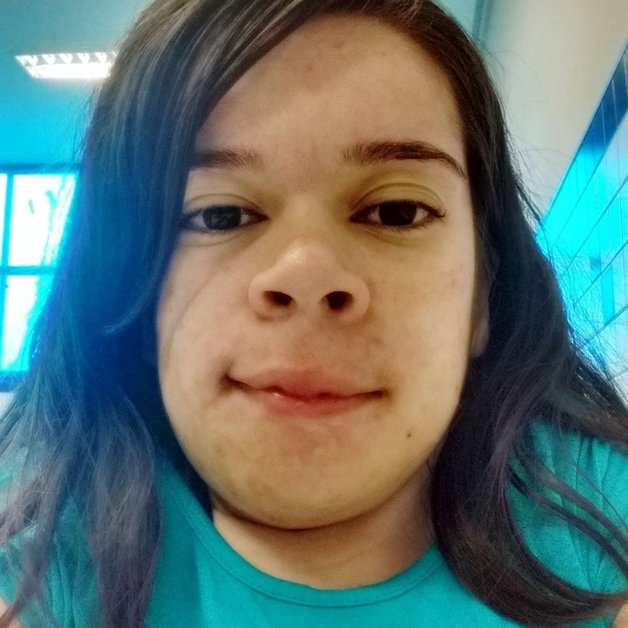
#> input picture ProcessamentoImagem/imagem.jpg, 628 x 628 px
$ python atividade05.py
#> lines starting #> are read from the running program, lines starting #| are printed output that depends on the picture
import numpy as np
import cv2 as cv

def main():
    imagem = cv.imread('imagem.jpg', 1)
#> imagem is the input picture: shape (628, 628, 3); mean B, G, R 111.4, 115.7, 95.4

    # SISTEMAS DE CORES
    cv.imshow('ORIGINAL', imagem)
    cv.imshow('TONS DE CINZA', cv.cvtColor(imagem, cv.COLOR_RGB2GRAY))
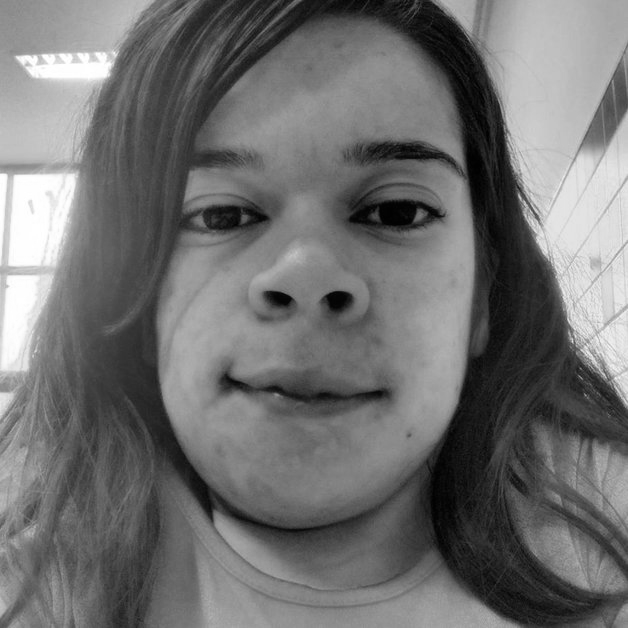
#> window 'TONS DE CINZA': shape (628, 628); min 0, max 255, mean 112.1
    cv.imshow('HSV', cv.cvtColor(imagem, cv.COLOR_RGB2HSV))
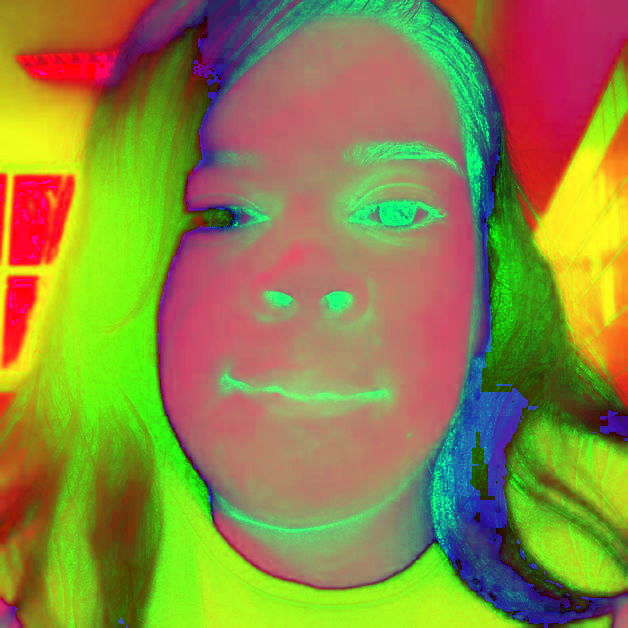
#> window 'HSV': shape (628, 628, 3); mean B, G, R 65, 136.2, 141.2

    # SEPARAÇÃO DE CANAIS RGB
    channels = cv.split(imagem)
    cv.imshow('ORIGINAL', imagem)
    cv.imshow('BLUE', channels[0])
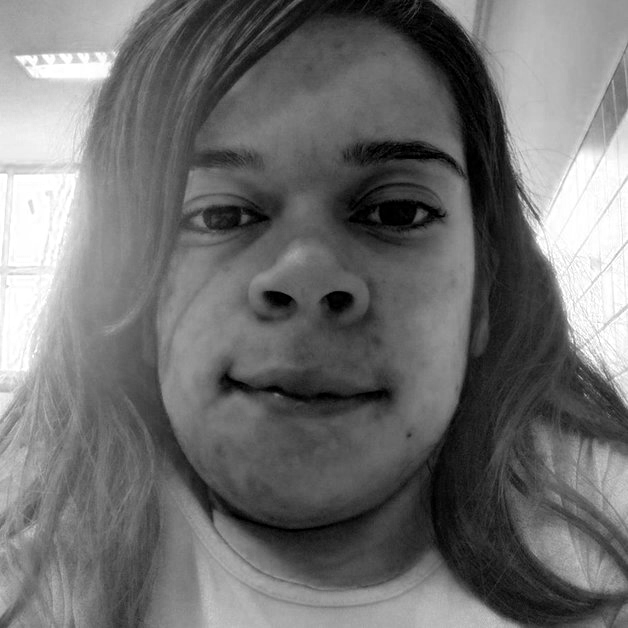
#> window 'BLUE': shape (628, 628); min 0, max 255, mean 111.4
    cv.imshow('GREEN', channels[1])
    cv.imshow('RED', channels[2])
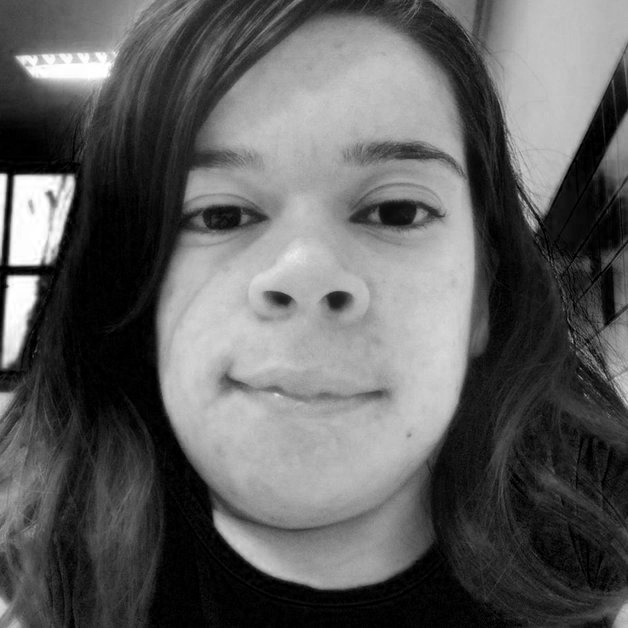
#> window 'RED': shape (628, 628); min 0, max 255, mean 95.4

    # SALVANDO AS IMAGENS
    cv.imwrite('tonsCinza.jpg', cv.cvtColor(imagem, cv.COLOR_RGB2GRAY))
    cv.imwrite('hsv.jpg', cv.cvtColor(imagem, cv.COLOR_RGB2HSV))
    cv.imwrite('blueChannel.jpg', channels[0])
    cv.imwrite('greenChannel.jpg', channels[1])
    cv.imwrite('redChannel.jpg', channels[2])

    cv.waitKey(0)
    cv.destroyAllWindows()

if __name__ == "__main__":
    main()
